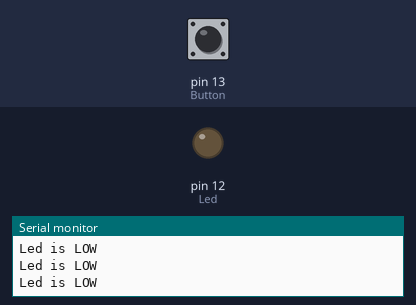
Bench run of a sketch on a simulated Arduino Uno, built with avr-gcc and run on an emulated ATmega328P. On the bench: output pins drawn as LEDs (lit = HIGH), the last lines printed to the serial monitor. The test bench sets the inputs (shaded band); at power-on: pin 13 (Button) LOW.

Above: at 3.8 s.
3.9 s: pin 13 (Button) pulled HIGH for 1.8 s
At 5.7 s:
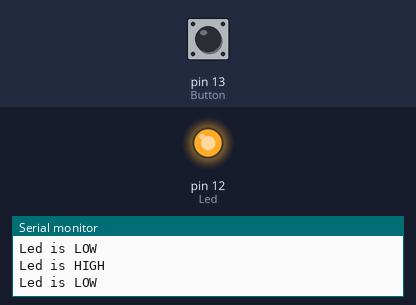
7.5 s: pin 13 (Button) pulled HIGH for 3.2 s
At 12.8 s:
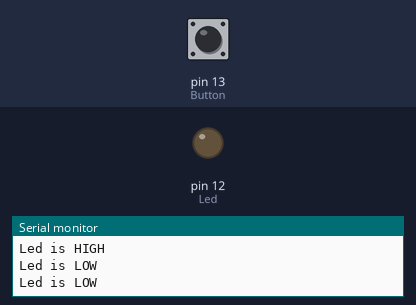
Timing chart, 0 to 14.3 s (numbered marks = the images above; inputs shaded):
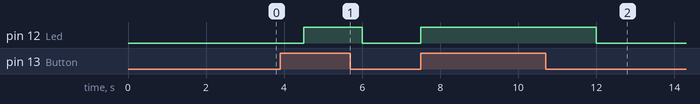

The sketch:

Buton_Led.ino
```cpp
#define Button 13
#define Led 12

void setup() {
  pinMode(Button, INPUT);
  pinMode(Led, OUTPUT);
  Serial.begin(9600);                                         //Seri port ile haberleşmemizi başlatıyoruz.
  Serial.println("Started");
}

void loop() {

  if(digitalRead(Button) == 1){
  digitalWrite(Led,HIGH);
  Serial.println("Led is HIGH");
  }
  else
  digitalWrite(Led,LOW);
  Serial.println("Led is LOW");
  delay (1500);
}
```

Measured:
- after the input at 3.9 s, pin 12 (Led): LOW → HIGH after 0.60 s, → LOW 1.5 s later
- after the input at 7.5 s, pin 12 (Led): LOW → HIGH at once, → LOW 4.5 s later
